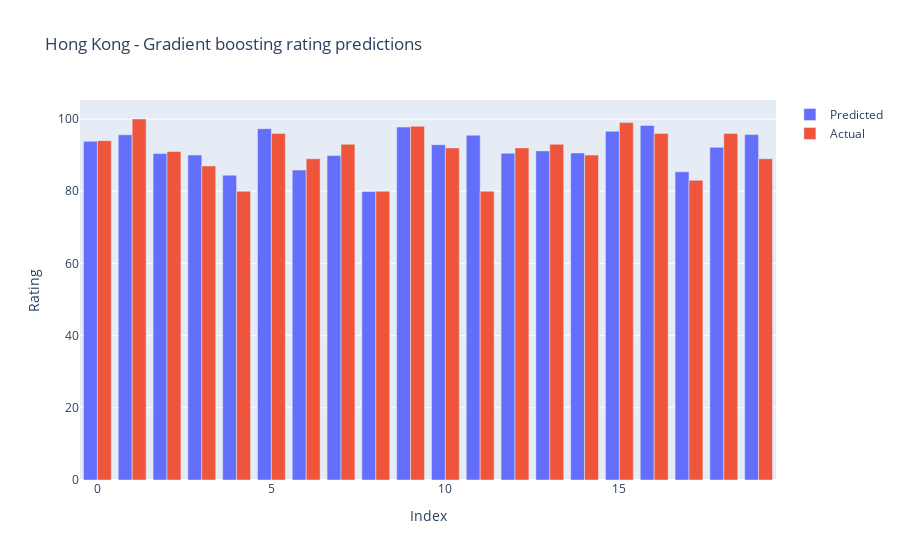

Notebook source saved alongside this figure:
### Code cell
title=['Pred vs Actual']
fig = go.Figure(data=[
    go.Bar(name='Predicted', x=error_diff1.index, y=error_diff['Predicted Values']),
    go.Bar(name='Actual', x=error_diff1.index, y=error_diff['Actual Values'])
])

fig.update_layout(barmode='group', title="Hong Kong - Gradient boosting rating predictions", yaxis = dict(title ="Rating"), xaxis =dict(title="Index"))
fig.show()

### Figure 1 — Plotly figure (JSON) as saved in the notebook; plotly's stock layout.template omitted (floating-point values rounded to 4 significant figures; data arrays with more than 128 entries replaced by an {"elided": "..."} marker saying what was removed)
{"data": [{"name": "Predicted", "type": "bar", "x": [0, 1, 2, 3, 4, 5, 6, 7, 8, 9, 10, 11, 12, 13, 14, 15, 16, 17, 18, 19], "y": {"elided": "557 float values"}}, {"name": "Actual", "type": "bar", "x": [0, 1, 2, 3, 4, 5, 6, 7, 8, 9, 10, 11, 12, 13, 14, 15, 16, 17, 18, 19], "y": {"elided": "557 int values"}}], "layout": {"barmode": "group", "title": {"text": "Hong Kong - Gradient boosting rating predictions"}, "xaxis": {"title": {"text": "Index"}}, "yaxis": {"title": {"text": "Rating"}}}}
